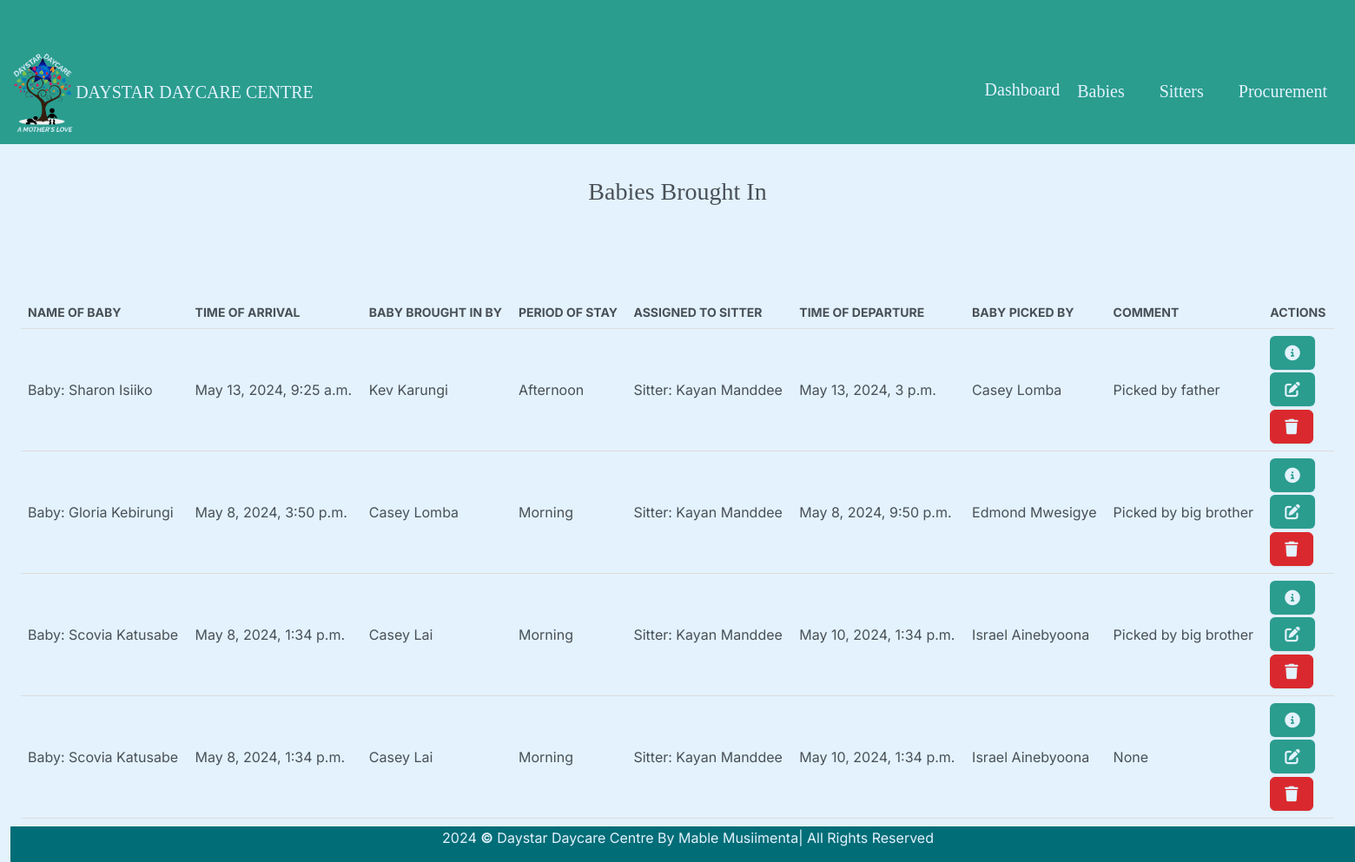
/at_school/ (signed in), run on the app's committed database.
### daystarapp/models.py (models this page shows, shortened)
class At_school(models.Model):
    first_name = models.ForeignKey(Baby,max_length=100, on_delete=models.CASCADE, verbose_name="Name of Baby")
    arrival_time = models.DateTimeField(verbose_name="Time of Arrival")
    bringer_name = models.CharField(max_length=50,null=False, verbose_name="Baby brought in by:", validators=[validate_two_names])
    period_of_stay = models.CharField(max_length=50, choices=STAY, null=False)
    l_name = models.ForeignKey(Sitter,max_length=50, on_delete=models.CASCADE, verbose_name="Assigned to Sitter")
    departure_time = models.DateTimeField(verbose_name="Time of Departure", null=True, blank=True)
    taker_name = models.CharField(max_length=50, null=True, blank=True, verbose_name="Baby picked by:",validators=[validate_two_names])
    comment = models.CharField(max_length=100, null=True, blank=True, verbose_name="Comment")

class Baby(models.Model):
    first_name = models.CharField(max_length=50, null=False)
    last_name = models.CharField(max_length=50, null=False)
    gender = models.CharField(max_length=10, null=False, choices=GENDER)
    age = models.PositiveIntegerField()
    location = models.CharField(max_length=50, null=False)
    parent_name = models.CharField(max_length=50, null=False, validators=[validate_two_names])
    parent_contact = models.CharField(max_length=50, null=False, validators=[validate_phone_number])
    def __str__(self):
        return f"Baby: {self.first_name} {self.last_name}"

class Sitter(models.Model):
    f_name = models.CharField(max_length=50, null=False, verbose_name="First Name")
    l_name = models.CharField(max_length=50, null=False, verbose_name="Last Name")
    l_location = models.CharField(max_length=50, null=False, verbose_name="Location", validators=[validate_kabalagala_location])
    dob = models.DateField(null=False, verbose_name="Date of Birth", validators=[clean_dob])
    nok = models.CharField(max_length=50, null=False, verbose_name="Next of Kin", validators=[validate_two_names])
    nin = models.CharField(max_length=50, null=False, verbose_name="National ID Number", validators=[validate_ugandan_national_id])
    rec_name = models.CharField(max_length=50, null=False, verbose_name="Recommender's Name", validators=[validate_two_names])
    rec_contact = models.CharField(max_length=10, verbose_name="Recommender's Contact", validators=[validate_phone_number])
    religion = models.CharField(max_length=50, choices=RELIGION_CHOICES, null=False, verbose_name="Religious Affiliation")
    educ_level = models.CharField(max_length=50, choices=EDUCATION_CHOICES, null=False, verbose_name="Level of Education")
    s_contact = models.CharField(max_length=10, null=False, verbose_name="Sitter's Contact", validators=[validate_phone_number])
    def __str__(self):
        return f"Sitter: {self.f_name} {self.l_name}"

### daystarapp/views.py (the view)
# urls.py: path("at_school/", views.at_school, name="at_school"),
@login_required
def at_school(request):
    return render(request, "at_schools/at_school.html", {"at_schools": At_school.objects.all()} )

### daystarapp/templates/at_schools/at_school.html (shortened to what this page needs)
{% extends "babies/base.html" %}
{% block body %}
<div class="container-fluid" style="padding-top: 80px;">
    <h3 class="m-4" style="text-align: center; font-family:serif;">Babies Brought In</h3>
    <div class="row">
        <div class="col-12">
            {% if at_schools %}
                <div class="table-responsive">
                    <table>
                        <thead>
                            <tr>
                                <th scope="col">Name of Baby</th>
                                <th scope="col">Time of Arrival</th>
                                <th scope="col">Baby brought in by</th>
                                <th scope="col">Period of stay</th>
                                <th scope="col">Assigned to Sitter</th>
                                <th scope="col">Time of Departure</th>
                                <th scope="col">Baby picked by</th>
                                <th scope="col">Comment</th>
                                <th scope="col">ACTIONS</th>
                            </tr>
                        </thead>
                        <tbody>
                            {% for at_school in at_schools %}
                                <tr>
                                    <td>{{ at_school.first_name }}</td>
                                    <td>{{ at_school.arrival_time }}</td>
                                    <td>{{ at_school.bringer_name }}</td>
                                    <td>{{ at_school.period_of_stay }}</td>
                                    <td>{{ at_school.l_name }}</td>
                                    <td>{{ at_school.departure_time }}</td>
                                    <td>{{ at_school.taker_name }}</td>
                                    <td>{{ at_school.comment }}</td>
                                    <td>
                                        <button type="button" class="btn me-1" href="{% url 'view_at_school' at_school.id %}" data-bs-toggle="modal" data-bs-target="#myModal{{at_school.id}}" style="background-color: #2a9d8f; color:#e3f2fd; margin-bottom:3px;"></button><br>
                                        <a class="btn me-1" href="{% url 'editt' at_school.id %}" style="background-color: #2a9d8f; color:#e3f2fd;">
                                        </a><br>
                                        <button type="button" class="btn btn-danger" data-bs-toggle="modal" data-bs-target="#deletee{{at_school.id}}" style="color: #e3f2fd; margin-top: 4px;">
                                        </button>
                                    </td>
                                </tr>
                            {% endfor %}
                        </tbody>
                    </table>
                </div>
            {% else %}
                <h5 class="alert alert-primary ms-4 me-4">No Daily Records</h5>
            {% endif %}
        </div>
    </div>
</div>
{% endblock %}

### daystarapp/templates/babies/base.html (style rules this page uses)
.container-fluid { margin-top: 50px; position: relative; }

### daystarapp/templates/at_schools/at_school.html (style rules this page uses)
table { border-collapse: collapse; width: 100%; }
th, td { padding: 8px; text-align: left; border-bottom: 1px solid #DDD; }
th { font-weight: 700; }
button { background-color:#2a9d8f; color: #e3f2fd; border-radius: 7px; border-style: none; }

### data on the page
At_school: first_name "Baby: Sharon Isiiko", arrival_time "May 13, 2024, 9:25 a.m.", bringer_name "Kev Karungi", period_of_stay "Afternoon", l_name "Sitter: Kayan Manddee", departure_time "May 13, 2024, 3 p.m.", taker_name "Casey Lomba", comment "Picked by father"
At_school: first_name "Baby: Gloria Kebirungi", arrival_time "May 8, 2024, 3:50 p.m.", bringer_name "Casey Lomba", period_of_stay "Morning", l_name "Sitter: Kayan Manddee", departure_time "May 8, 2024, 9:50 p.m.", taker_name "Edmond Mwesigye", comment "Picked by big brother"
At_school: first_name "Baby: Scovia Katusabe", arrival_time "May 8, 2024, 1:34 p.m.", bringer_name "Casey Lai", period_of_stay "Morning", l_name "Sitter: Kayan Manddee", departure_time "May 10, 2024, 1:34 p.m.", taker_name "Israel Ainebyoona", comment "Picked by big brother"
At_school: first_name "Baby: Scovia Katusabe", arrival_time "May 8, 2024, 1:34 p.m.", bringer_name "Casey Lai", period_of_stay "Morning", l_name "Sitter: Kayan Manddee", departure_time "May 10, 2024, 1:34 p.m.", taker_name "Israel Ainebyoona", comment "None"
